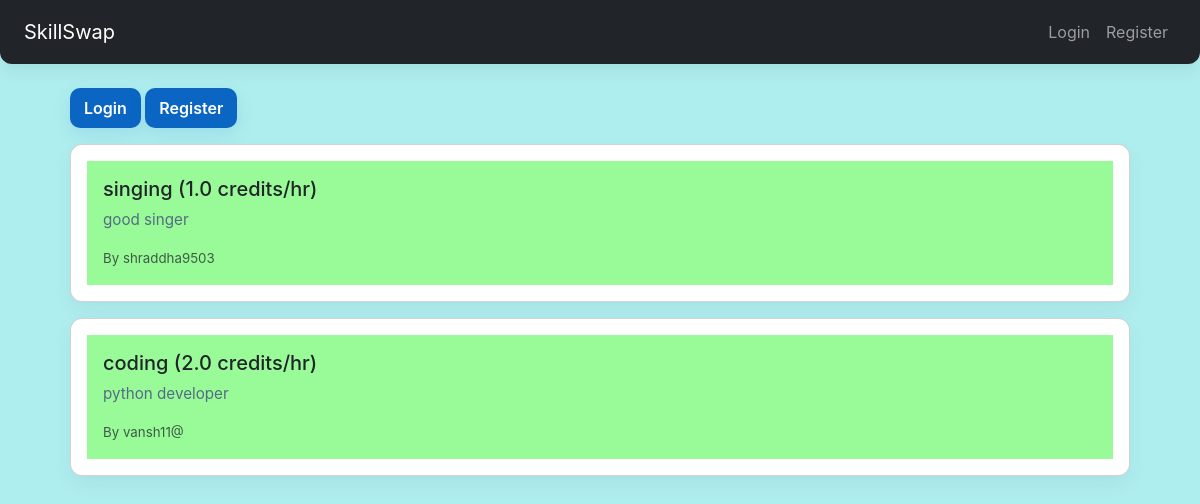
Before: / with the older database file.
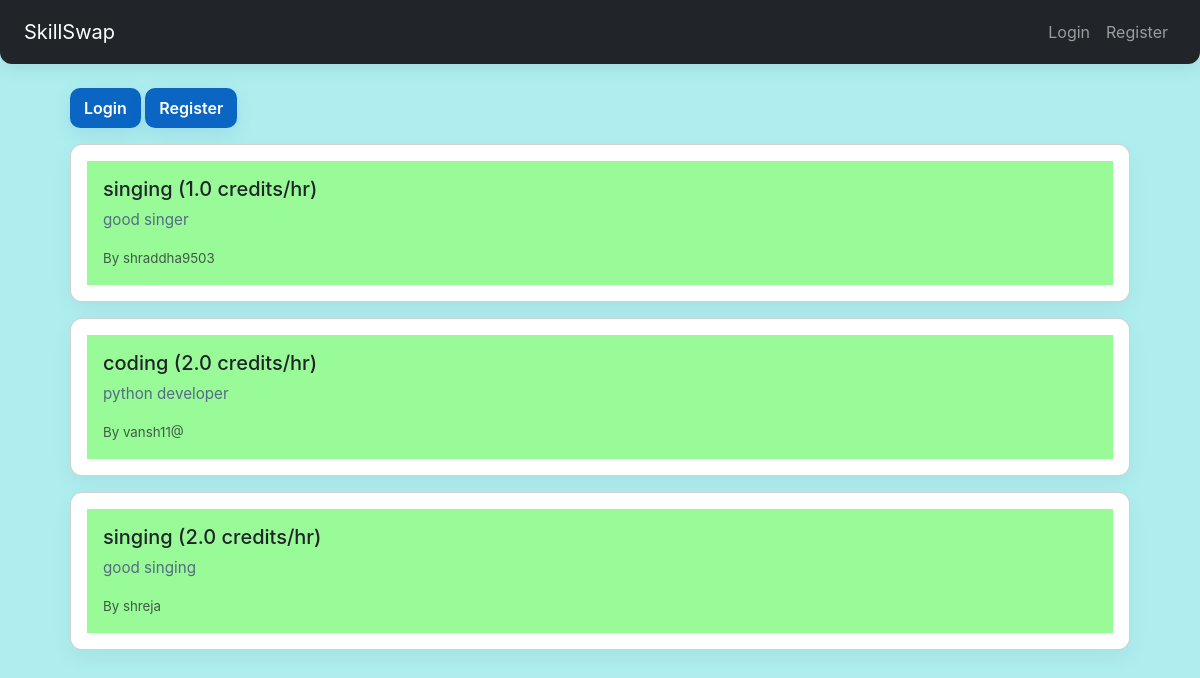
After: the same page with the newer database file.
### core/models.py (models this page shows)
class Skill(models.Model):
    user = models.ForeignKey(User, on_delete=models.CASCADE)
    title = models.CharField(max_length=100)
    description = models.TextField()
    hourly_rate = models.FloatField(default=1.0)
    created_at = models.DateTimeField(auto_now_add=True)

### core/views.py (the view)
# urls.py: path('', views.home, name='home'),
def home(request):
    skills = Skill.objects.all()
    return render(request, 'home.html', {'skills': skills})

### core/templates/home.html
{% extends 'base.html' %}
{% block content %}
  <div class="mb-3">
      <a class="btn btn-primary" href="{% url 'login' %}" role="button">Login</a>
      <a class="btn btn-primary" href="{% url 'register' %}" role="button">Register</a>
  </div>
  <div class="skills-list">
      {% for skill in skills %}
        <div class="card mb-3">
            <div class="card-body">
                <h5 class="card-title">{{ skill.title }} ({{ skill.hourly_rate }} credits/hr)</h5>
                <p class="card-text">{{ skill.description }}</p>
                <p class="card-text"><small class="text-muted">By {{ skill.user.username }}</small></p>
            </div>
        </div>
      {% empty %}
        <p>No skills available yet.</p>
      {% endfor %}
  </div>
{% endblock %}

### core/templates/base.html (shortened to what this page needs)
{% load static %}
<!DOCTYPE html>
<html lang="en">
<head>
    <link href="https://cdn.jsdelivr.net/npm/bootstrap@5.3.0/dist/css/bootstrap.min.css" rel="stylesheet">
    <link rel="stylesheet" href="{% static 'main.css' %}">
</head>
<body>
    <nav class="navbar navbar-expand-lg navbar-dark bg-dark px-4">
        <a class="navbar-brand" href="{% url 'home' %}">SkillSwap</a>
        <div class="navbar-nav ms-auto">
            {% if user.is_authenticated %}
                <a class="nav-link" href="{% url 'dashboard' %}">Dashboard</a>
                <a class="nav-link" href="{% url 'logout' %}">Logout</a>
            {% else %}
                <a class="nav-link" href="{% url 'login' %}">Login</a>
                <a class="nav-link" href="{% url 'register' %}">Register</a>
            {% endif %}
        </div>
    </nav>
    <div class="container mt-4">
        {% block content %}
        {% endblock %}
    </div>
</body>
</html>

### core/static/main.css (style rules this page uses)
* { box-sizing: border-box; margin: 0; padding: 0; }
html,body { height: 100%; font-family: Inter, ui-sans-serif, system-ui, -apple-system, "Segoe UI", Roboto, "Helvetica Neue", Arial; color:#222; background: paleturquoise; }
.container { max-width: 1100px; margin: 32px auto; padding: 0 20px; }
.navbar { background: #0b65c2; color: #fff; padding: 12px 0; box-shadow: 0 6px 18px rgba(8,40,80,0.08); border-bottom-left-radius: 12px; border-bottom-right-radius: 12px; }
.card { background:#ffffff; border-radius:12px; padding:16px; box-shadow: 0 8px 20px rgba(20,40,80,0.06); transition: transform .18s ease, box-shadow .18s ease; }
.card p { color:#546b83; font-size:0.95rem; line-height:1.45; }
.card-body { background-color: palegreen; }
.btn { background: #0b65c2; color:#fff; padding:8px 14px; border-radius:10px; border:none; cursor:pointer; font-weight:600; box-shadow: 0 6px 18px rgba(11,101,194,0.12); }

Changed rows visible on the page:
added Skill: title "singing", hourly_rate "2.0", description "good singing", user.username "shreja"
